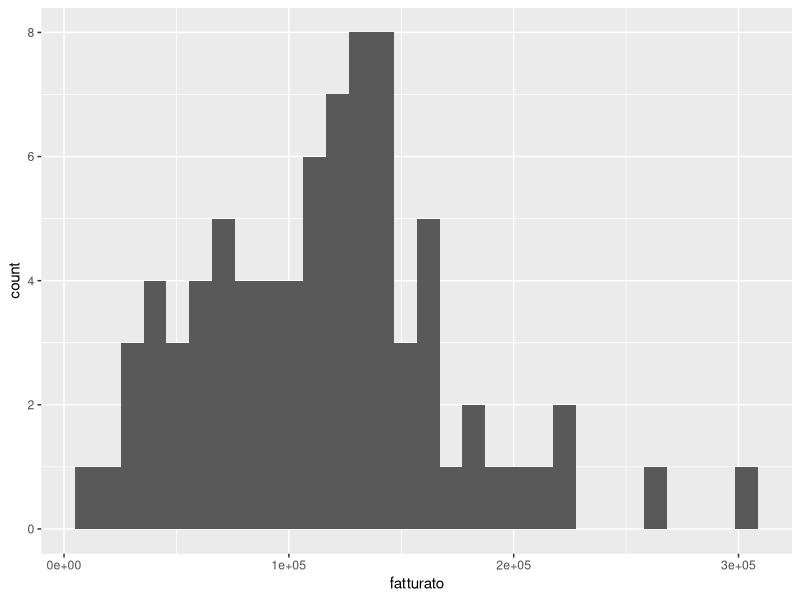
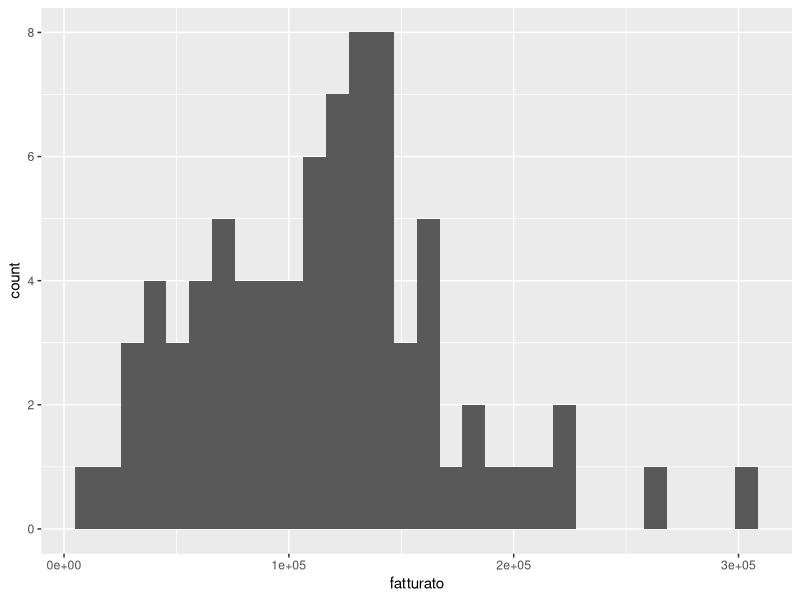
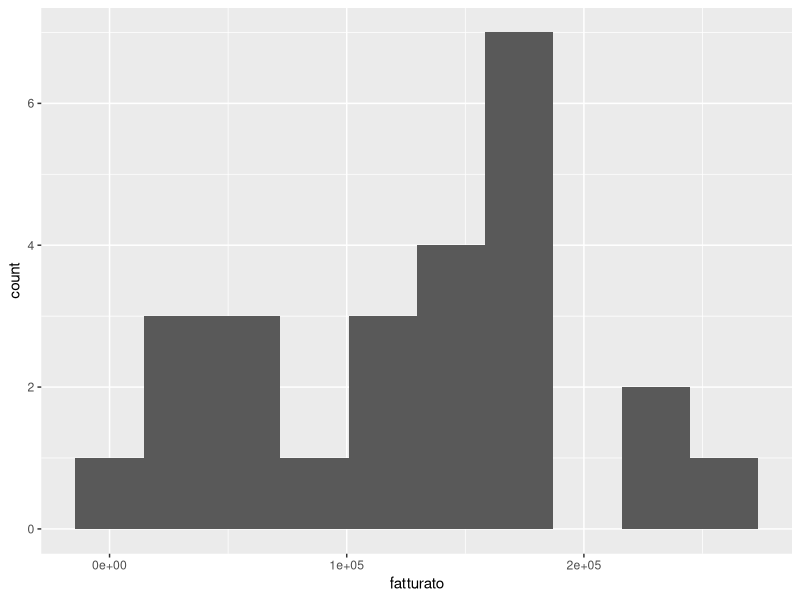
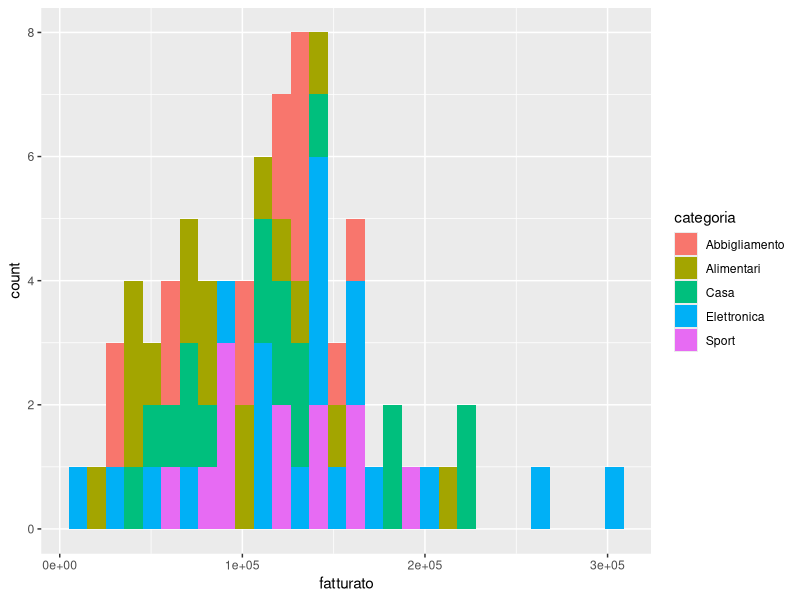
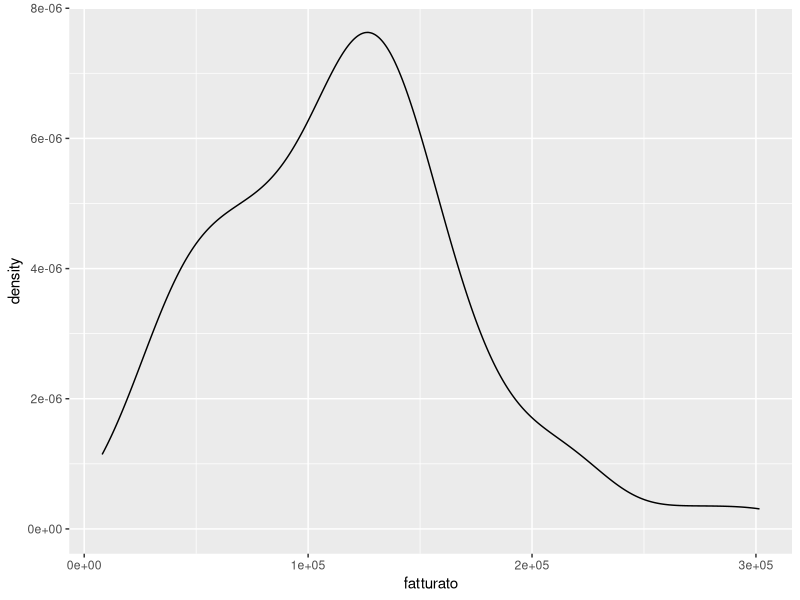
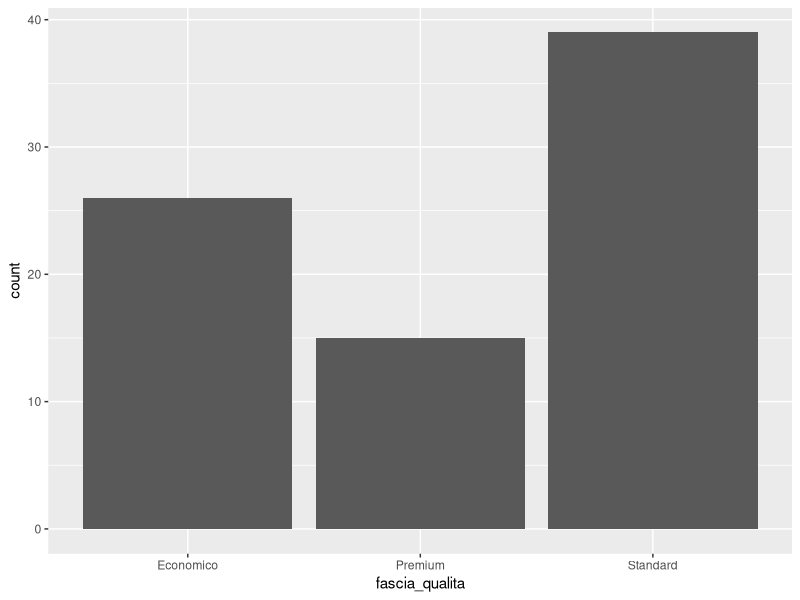
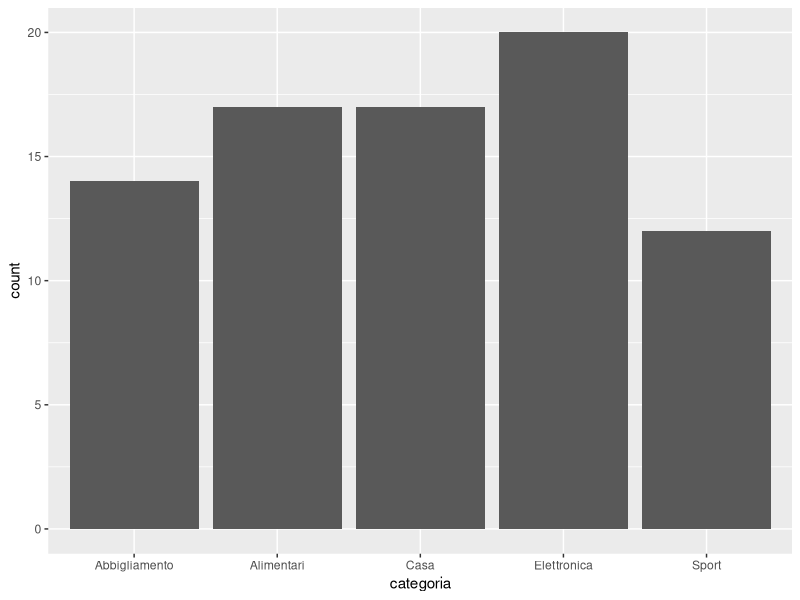
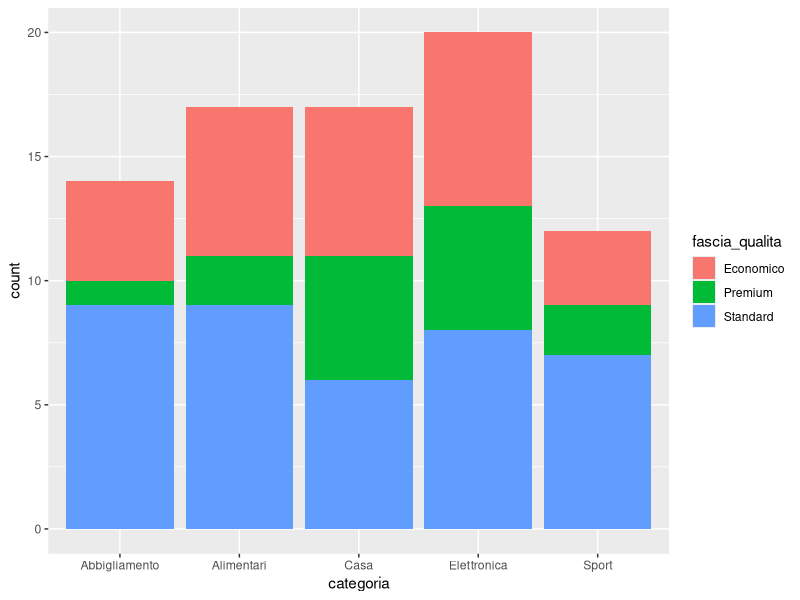

The R script that drew these images, in order:
library(dplyr)
library(ggplot2)
library(forcats)
data <- read.csv("business_intelligence.csv")

# =====================================
# UNA VARIABILE CONTINUA
# =====================================

# Distribuzione del fatturato
ggplot(data, aes(x=fatturato)) +
  geom_histogram()

ggplot(data) +
  geom_histogram(aes(x=fatturato))

# Filtro per categoria specifica
data %>% 
  filter(valutazione_clienti > 4) %>% 
  ggplot() +
  geom_histogram(aes(x=fatturato), bins=10)

# Istogramma con categorie colorate
summary(data$fatturato)
ggplot(data, aes(fatturato, fill=categoria)) +
  geom_histogram()


ggplot(data) +
  geom_density(aes(x=fatturato))


# =====================================
# UNA VARIABILE DISCRETA
# =====================================

# Distribuzione per fascia qualità
table(data$fascia_qualita)
ggplot(data, aes(fascia_qualita)) +
  geom_bar()

ggplot(data, aes(categoria)) +
  geom_bar()

ggplot(data, aes(categoria, fill=fascia_qualita)) +
  geom_bar()

ggplot(data, aes(categoria)) +
  geom_bar() +
  theme(axis.text.x = element_text(angle = 90))

ggplot(data, aes(categoria)) +
  geom_bar() +
  coord_flip()


# Ordinamento per frequenza
ggplot(data, aes(fct_infreq(categoria))) +
  geom_bar() +
  coord_flip()

ggplot(data, aes(fct_rev(fct_infreq(categoria)))) +
  geom_bar() +
  coord_flip()

# =====================================
# DUE VARIABILI CONTINUE
# =====================================

# Relazione prezzo vs unità vendute
ggplot(data, aes(prezzo, unita_vendute)) +
  geom_point()

ggplot(data, aes(prezzo, unita_vendute, color=categoria)) +
  geom_point()


ggplot(data, aes(prezzo, unita_vendute, size = tasso_reso, color=categoria, alpha=tasso_reso)) +
  geom_point()

ggplot(data, aes(prezzo, unita_vendute, shape = disponibilita)) +
  geom_point()

ggplot(data, aes(prezzo, fatturato)) +
  geom_point()

ggplot(data, aes(prezzo, fatturato)) +
  geom_point() +
  geom_smooth(method="lm")

ggplot(data, aes(prezzo, fatturato)) +
  geom_point() +
  geom_smooth()


# =====================================
# DUE VARIABILI: DISCRETA vs CONTINUA
# =====================================

# Fatturato medio per categoria
df_medie <- data %>%
  group_by(categoria) %>%
  summarize(fatturato_medio = mean(fatturato))

ggplot(df_medie, aes(x = categoria, y = fatturato_medio)) +
  geom_col()

ggplot(df_medie, aes(x = fct_reorder(categoria, fatturato_medio), y = fatturato_medio)) +
  geom_col()

# Boxplot fatturato per categoria
ggplot(data, aes(categoria, fatturato)) +
  geom_boxplot()

ggplot(data, aes(fct_reorder(categoria, fatturato, median), fatturato)) +
  geom_boxplot()


# Fatturato medio per categoria
df_medie_qualita <- data %>%
  group_by(categoria, fascia_qualita) %>%
  summarize(fatturato_medio = mean(fatturato)) %>% 
  mutate(fascia_qualita = factor(fascia_qualita, levels=c("Economico", "Standard", "Premium")))

ggplot(df_medie_qualita, aes(x = categoria, y = fatturato_medio)) +
  geom_col() +
  facet_grid(cols=vars(fascia_qualita)) +
  theme(axis.text.x = element_text(angle = 90))



ggplot(data, aes(categoria, fatturato)) +
  geom_boxplot()+ 
  facet_grid(cols=vars(fascia_qualita)) +
  theme(axis.text.x = element_text(angle = 90))


# =====================================
# TEMI GRAFICI
# =====================================

ggplot(data, aes(fatturato)) +
  geom_histogram() +
  theme_minimal()

ggplot(data, aes(fatturato)) +
  geom_histogram() +
  theme_bw()

ggplot(data, aes(fatturato)) +
  geom_histogram() +
  theme_classic()

# =====================================
# ETICHETTE (LABS)
# =====================================

ggplot(data, aes(fatturato)) +
  geom_histogram() +
  theme_minimal() +
  labs(title = "Distribuzione del Fatturato per Prodotto",
       subtitle = "Analisi su 80 prodotti del catalogo aziendale",
       caption = "Fonte: Database vendite aziendali",
       x = "Fatturato (€)",
       y = "Frequenza")

# =====================================
# COLORI
# =====================================

ggplot(data, aes(fatturato)) +
  geom_histogram(fill = "darkblue")

ggplot(data, aes(fatturato)) +
  geom_histogram(aes(fill = categoria))

ggplot(data, aes(prezzo, unita_vendute)) +
  geom_point(color = "red")

ggplot(data, aes(prezzo, unita_vendute)) +
  geom_point(aes(color = categoria))

# Colori personalizzati per fascia qualità
ggplot(data, aes(prezzo, unita_vendute)) +
  geom_point(aes(color = fascia_qualita)) +
  scale_color_manual(values = c("#FF6B6B", "#4ECDC4", "#45B7D1"))

ggplot(data, aes(fatturato)) +
  geom_histogram(aes(fill = fascia_qualita)) +
  scale_fill_manual(values = c("#FF6B6B", "#4ECDC4", "#45B7D1"))

# Colore gradiente per variabile continua
ggplot(data, aes(prezzo, unita_vendute)) +
  geom_point(aes(color = valutazione_clienti))

ggplot(data, aes(prezzo, unita_vendute)) +
  geom_point(aes(color = margine_profitto)) +
  scale_color_continuous(low = "yellow", high = "darkgreen")

# =====================================
# EXTRA - MATRICE DI CORRELAZIONE
# =====================================
library(corrplot)
# Selezioniamo solo le variabili numeriche
vendite_numeriche <- data %>%
  select(prezzo, unita_vendute, fatturato, valutazione_clienti,
         numero_recensioni, tasso_reso, margine_profitto, giorni_giacenza)

vcor <- cor(vendite_numeriche)
# Stampa correlazioni arrotondate a 2 cifre
round(vcor, digits = 2)

# Visualizzazione matrice di correlazione
corrplot(vcor)
corrplot(vcor, method = "square")
corrplot(vcor, method = "square", order = "AOE")

# =====================================
# GRAFICI AGGIUNTIVI BUSINESS
# =====================================

# 1. Grafico a torta per distribuzione categorie
data %>%
  group_by(categoria) %>%
  summarise(fatturato_totale = sum(fatturato)) %>%
  ggplot(aes(x = "", y = fatturato_totale, fill = categoria)) +
  geom_bar(stat = "identity", width = 1) +
  coord_polar("y", start = 0) +
  theme_void() +
  labs(title = "Distribuzione Fatturato per Categoria",
       fill = "Categoria") +
  scale_fill_brewer(palette = "Set2")

# 2. Scatter con dimensione bolla
ggplot(data, aes(x = valutazione_clienti, y = tasso_reso)) +
  geom_point(aes(size = fatturato, color = categoria), alpha = 0.6) +
  scale_size_continuous(range = c(2, 15), 
                        labels = function(x) paste0(round(x/1000), "K€")) +
  labs(title = "Relazione tra Valutazione Clienti e Tasso di Reso",
       subtitle = "Dimensione bolla = Fatturato",
       x = "Valutazione Clienti (1-5)",
       y = "Tasso di Reso (%)",
       size = "Fatturato",
       color = "Categoria") +
  theme_minimal() +
  scale_color_brewer(palette = "Set1")

# 3. Heatmap performance per marca e categoria
data %>%
  group_by(marca, categoria) %>%
  summarise(margine_medio = mean(margine_profitto), .groups = 'drop') %>%
  ggplot(aes(x = marca, y = categoria, fill = margine_medio)) +
  geom_tile() +
  geom_text(aes(label = round(margine_medio, 1)), color = "white", size = 3) +
  scale_fill_gradient(low = "#E74C3C", high = "#27AE60") +
  labs(title = "Margine di Profitto Medio per Marca e Categoria",
       x = "Marca",
       y = "Categoria",
       fill = "Margine %") +
  theme_minimal() +
  theme(axis.text.x = element_text(angle = 45, hjust = 1))

# 4. Analisi performance prodotti
data %>%
  mutate(performance = case_when(
    fatturato > quantile(fatturato, 0.75) & valutazione_clienti > 4 ~ "Top Performer",
    fatturato < quantile(fatturato, 0.25) & valutazione_clienti < 3.5 ~ "Da Migliorare",
    TRUE ~ "Standard"
  )) %>%
  ggplot(aes(x = fatturato, y = valutazione_clienti, color = performance)) +
  geom_point(size = 3, alpha = 0.7) +
  scale_x_continuous(labels = function(x) paste0(round(x/1000), "K€")) +
  scale_color_manual(values = c("Top Performer" = "#27AE60", 
                                "Standard" = "#3498DB", 
                                "Da Migliorare" = "#E74C3C")) +
  labs(title = "Matrice Performance Prodotti",
       x = "Fatturato (€)",
       y = "Valutazione Clienti",
       color = "Performance") +
  theme_minimal()

